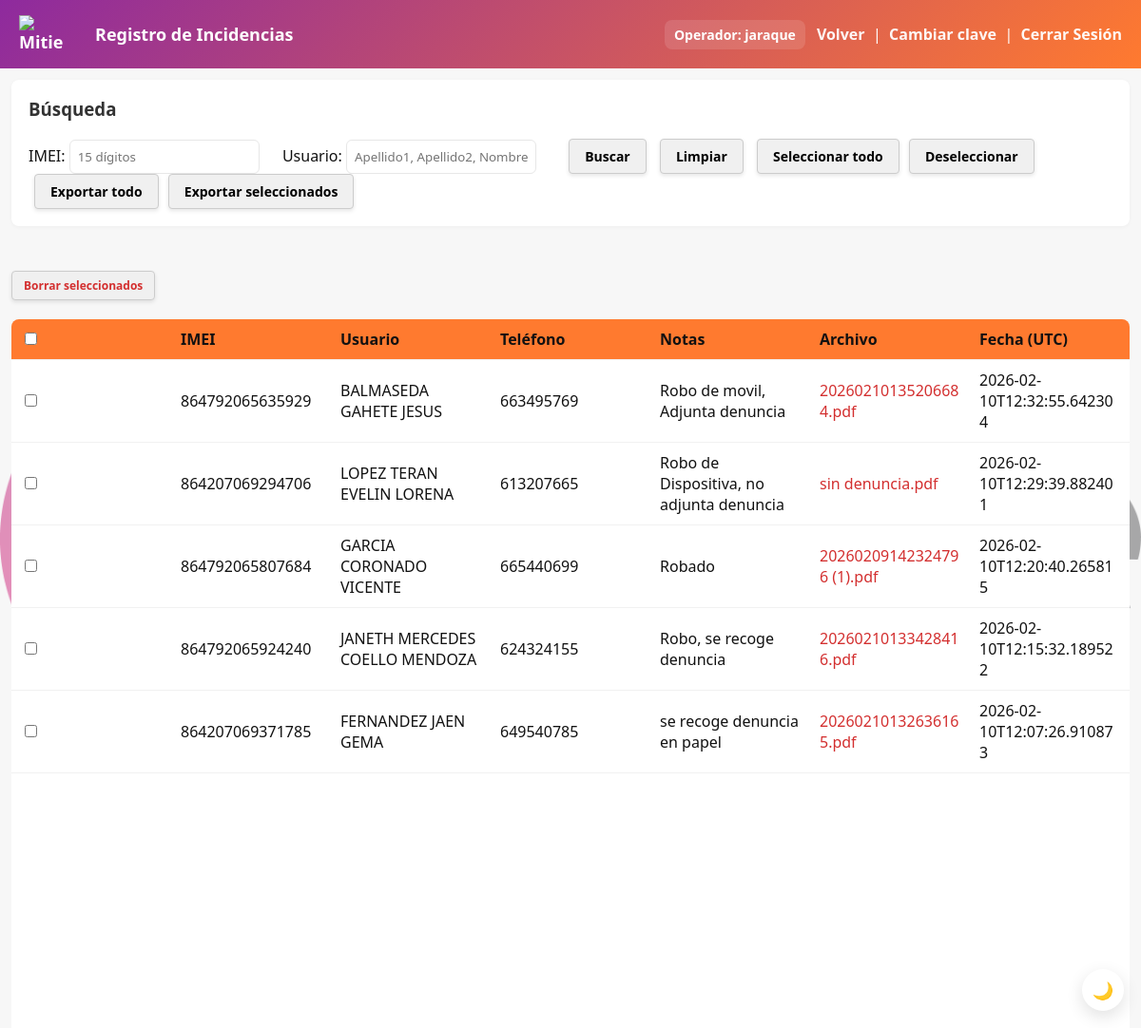
The page /incidents (signed in) on the database its author committed.
### tables this page shows
CREATE TABLE usuarios (
                id INTEGER PRIMARY KEY AUTOINCREMENT,
                username TEXT UNIQUE NOT NULL,
                password TEXT NOT NULL,
                rol TEXT NOT NULL,
                activo INTEGER DEFAULT 1,
                fecha_creacion TEXT
            , notas TEXT);

CREATE TABLE incidencias (
                id INTEGER PRIMARY KEY AUTOINCREMENT,
                imei TEXT,
                usuario TEXT,
                telefono TEXT,
                notas TEXT,
                archivo_nombre TEXT,
                archivo_contenido BLOB,
                timestamp TEXT
            );

### app.py (the view)
@app.route('/incidents')
@require_permission('ver_incidencias')
def incidents():
    db = get_db()
    imei_search = request.args.get('imei', '').strip()
    usuario_search = request.args.get('usuario', '').strip()
    query = 'SELECT * FROM incidencias WHERE 1=1'
    params = []
    if imei_search:
        query += ' AND imei LIKE ?'
        params.append(f'%{imei_search}%')
    if usuario_search:
        query += ' AND usuario LIKE ?'
        params.append(f'%{usuario_search}%')
    query += ' ORDER BY timestamp DESC'
    cur = db.execute(query, params)
    incidents = cur.fetchall()
    return render_template('incidents.html', incidents=incidents, imei_search=imei_search, usuario_search=usuario_search)

### app.py (called while the page is built)
def get_db():
    db = getattr(g, '_database', None)
    if db is None:
        db = g._database = sqlite3.connect(DB_PATH)
        db.row_factory = sqlite3.Row
    return db

@login_manager.user_loader
def load_user(user_id):
    db = get_db()
    cursor = db.cursor()
    cursor.execute('SELECT id, username, rol FROM usuarios WHERE id = ? AND activo = 1', (user_id,))
    usuario = cursor.fetchone()
    if usuario:
        return User(usuario[0], usuario[1], usuario[2])
    return None

def require_permission(permiso):
    def decorator(f):
        @wraps(f)
        @login_required
        def decorated_function(*args, **kwargs):
            if not current_user.tiene_permiso(permiso):
                flash('No tienes permisos para realizar esta acción', 'error')
                return redirect(url_for('index'))
            return f(*args, **kwargs)
        return decorated_function
    return decorator

@app.teardown_appcontext
def close_connection(exception):
    db = getattr(g, '_database', None)
    if db is not None:
        db.close()

    def tiene_permiso(self, permiso):
        return permiso in ROLES_PERMISOS.get(self.rol, [])

### templates/incidents.html (shortened to what this page needs)
<!doctype html>
<html lang="es">
    <head>
        <link rel="stylesheet" href="/static/style.css">
    </head>
    <body>
        <header class="topbar">
            <h1><img src="/static/mitie_logo.png" srcset="/static/mitie_logo@2x.png 2x" class="brand-logo" alt="Mitie" width="56" decoding="async">Registro de Incidencias</h1>
            <div style="display:flex;align-items:center;gap:12px">
                {% if current_user.is_authenticated %}
                    <a class="user-badge" href="/perfil">Operador: {{ current_user.username }}</a>
                {% endif %}
                <div>
                <a class="history-link" href="/">Volver</a>
                &nbsp;|&nbsp;
                                {% if current_user.is_authenticated %}
                                    <a class="history-link" href="/perfil/cambiar_contrasena">Cambiar clave</a>
                                    &nbsp;|&nbsp;
                                {% endif %}
                <a class="history-link" href="/logout">Cerrar Sesión</a>
            </div>
        </header>
        <main class="container history">
            <div class="search-box">
                <h3>Búsqueda</h3>
                <form method="get" action="/incidents" style="display:inline-block;">
                    <label>IMEI: <input type="text" name="imei" value="{{ imei_search }}" pattern="\d{15}" inputmode="numeric" minlength="15" maxlength="15" placeholder="15 dígitos" title="IMEI de 15 dígitos"></label>
                    <label>Usuario: <input type="text" name="usuario" value="{{ usuario_search }}" placeholder="Apellido1, Apellido2, Nombre" title="Formato: Apellido1, Apellido2, Nombre"></label>
                    <button type="submit" style="padding:8px 16px;background:#f0f0f0;border:1px solid #ccc;border-radius:4px;cursor:pointer;box-shadow:0 2px 4px rgba(0,0,0,0.1);font-size:14px;color:#000;font-weight:bold">Buscar</button>
                    <a href="/incidents" style="margin-left:10px;padding:8px 16px;background:#f0f0f0;border:1px solid #ccc;border-radius:4px;text-decoration:none;display:inline-block;box-shadow:0 2px 4px rgba(0,0,0,0.1);font-size:14px;color:#000;font-weight:bold">Limpiar</a>
                </form>
                <button id="select-all-rows" type="button" style="margin-left:10px;padding:8px 16px;background:#f0f0f0;border:1px solid #ccc;border-radius:4px;cursor:pointer;display:inline-block;box-shadow:0 2px 4px rgba(0,0,0,0.1);font-size:14px;color:#000;font-weight:bold">Seleccionar todo</button>
                <button id="deselect-all-rows" type="button" style="margin-left:6px;padding:8px 16px;background:#f0f0f0;border:1px solid #ccc;border-radius:4px;cursor:pointer;display:inline-block;box-shadow:0 2px 4px rgba(0,0,0,0.1);font-size:14px;color:#000;font-weight:bold">Deseleccionar</button>
                <button id="export-all-btn" type="button" style="margin-left:6px;padding:8px 16px;background:#f0f0f0;border:1px solid #ccc;border-radius:4px;cursor:pointer;display:inline-block;box-shadow:0 2px 4px rgba(0,0,0,0.1);font-size:14px;color:#000;font-weight:bold" onclick="const imei = new URLSearchParams(window.location.search).get('imei'); const usuario = new URLSearchParams(window.location.search).get('usuario'); const params = new URLSearchParams(); if(imei) params.set('imei', imei); if(usuario) params.set('usuario', usuario); window.location.href = '/incidents/export?' + params.toString();">Exportar todo</button>
                <button id="export-selected-btn" type="button" style="margin-left:6px;padding:8px 16px;background:#f0f0f0;border:1px solid #ccc;border-radius:4px;cursor:pointer;display:inline-block;box-shadow:0 2px 4px rgba(0,0,0,0.1);font-size:14px;color:#000;font-weight:bold">Exportar seleccionados</button>
            </div>
            <div style="margin-top:12px">
                <button id="delete-selected-btn" type="button" style="padding:6px 12px;background:#f0f0f0;border:1px solid #ccc;border-radius:4px;cursor:pointer;display:inline-block;box-shadow:0 2px 4px rgba(0,0,0,0.1);font-size:12px;color:#d32f2f;font-weight:bold">Borrar seleccionados</button>
            </div>
            <table>
                <thead>
                    <tr>
                        <th><input type="checkbox" id="select-all"></th>
                        <th>IMEI</th>
                        <th>Usuario</th>
                        <th>Teléfono</th>
                        <th>Notas</th>
                        <th>Archivo</th>
                        <th>Fecha (UTC)</th>
                    </tr>
                </thead>
                <tbody>
                    {% for incident in incidents %}
                    <tr>
                        <td><input type="checkbox" class="row-select" value="{{ incident['id'] }}"></td>
                        <td>{{ incident['imei'] }}</td>
                        <td>{{ incident['usuario'] }}</td>
                        <td>{{ incident['telefono'] }}</td>
                        <td>{{ incident['notas'] }}</td>
                        <td><a href="/incidents/download/{{ incident['id'] }}" style="color:#d32f2f;text-decoration:none">{{ incident['archivo_nombre'] }}</a></td>
                        <td>{{ incident['timestamp'] }}</td>
                    </tr>
                    {% else %}
                    <tr><td colspan="7">No hay incidencias registradas.</td></tr>
                    {% endfor %}
                </tbody>
            </table>
        </main>
    </body>
</html>

### static/style.css (style rules this page uses)
:root { --brand-orange: #ff7a2f; --brand-magenta: #8e2a9e; --brand-gradient: linear-gradient(135deg,var(--brand-magenta),var(--brand-orange)); --brand-dark: #3b1f3f; --brand-text: #4b4b4b; --accent: var(--brand-orange); --muted: #f7f7f7; --text: #111; }
* { box-sizing:border-box;font-family:Segoe UI, Roboto, Arial, sans-serif }
body { margin:0;background:var(--muted);color:var(--text) }
.topbar { background:var(--brand-gradient);padding:16px 20px;display:flex;align-items:center;justify-content:space-between;color:#fff }
.topbar h1 { margin:0;font-size:18px;display:flex;align-items:center;gap:12px }
.brand-logo { width:56px;height:auto;display:inline-block;vertical-align:middle;margin-right:12px }
.history-link { color:rgba(255,255,255,0.95);text-decoration:none;font-weight:600 }
.container { display:flex;gap:20px;padding:24px;width:100%;margin:0;max-width:none;height:calc(100vh - 72px);box-sizing:border-box }
.search-box { background:#fff;padding:18px;border-radius:8px;margin-bottom:20px;box-shadow:0 1px 4px rgba(0,0,0,0.04) }
.search-box h3 { margin-top:0;color:#333 }
.search-box label { display:inline-block;margin-right:20px }
.search-box input { padding:8px;border:1px solid #e7e7e7;border-radius:6px;width:200px }
.search-box button { padding:8px 16px;margin-left:10px;background:#4caf50;color:white;border:none;border-radius:6px;cursor:pointer }
table { width:100%;border-collapse:collapse;background:#fff;border-radius:8px;overflow:hidden }
th,td { padding:10px;text-align:left;border-bottom:1px solid #f1f1f1 }
thead th { background:var(--accent) }
.history { height:100vh;display:flex;flex-direction:column;margin:0;padding:12px;max-width:none }
.history .search-box { margin-bottom:15px;flex-shrink:0 }
.history table { flex:1;overflow-y:auto;display:block }
.history thead { display:table;width:100%;table-layout:fixed;background:var(--yellow) }
.history tbody { display:block;overflow-y:auto;height:calc(100vh - 250px) }
.history tr { display:table;width:100%;table-layout:fixed }
.history th, .history td { padding:10px;text-align:left;border-bottom:1px solid #f1f1f1;word-break:break-word }
.topbar { position: relative; z-index: 1200; }
main.container { position: relative; z-index: 2; }
.user-badge { margin-left:16px;padding:6px 10px;background:rgba(255,255,255,0.12);color:#fff;border-radius:8px;font-weight:700;font-size:14px;text-decoration:none;display:inline-block;cursor:pointer }

### rows shown on the page
usuarios: username "jaraque"
incidencias: imei "864792065635929", usuario "BALMASEDA GAHETE JESUS", telefono "663495769", notas "Robo de movil, Adjunta denuncia", archivo_nombre "20260210135206684.pdf", timestamp "2026-02-10T12:32:55.642304"
incidencias: imei "864207069294706", usuario "LOPEZ TERAN EVELIN LORENA", telefono "613207665", notas "Robo de Dispositiva, no adjunta denuncia", archivo_nombre "sin denuncia.pdf", timestamp "2026-02-10T12:29:39.882401"
incidencias: imei "864792065807684", usuario "GARCIA CORONADO VICENTE", telefono "665440699", notas "Robado", archivo_nombre "20260209142324796 (1).pdf", timestamp "2026-02-10T12:20:40.265815"
incidencias: imei "864792065924240", usuario "JANETH MERCEDES COELLO MENDOZA", telefono "624324155", notas "Robo, se recoge denuncia", archivo_nombre "20260210133428416.pdf", timestamp "2026-02-10T12:15:32.189522"
incidencias: imei "864207069371785", usuario "FERNANDEZ JAEN GEMA", telefono "649540785", notas "se recoge denuncia en papel", archivo_nombre "20260210132636165.pdf", timestamp "2026-02-10T12:07:26.910873"
